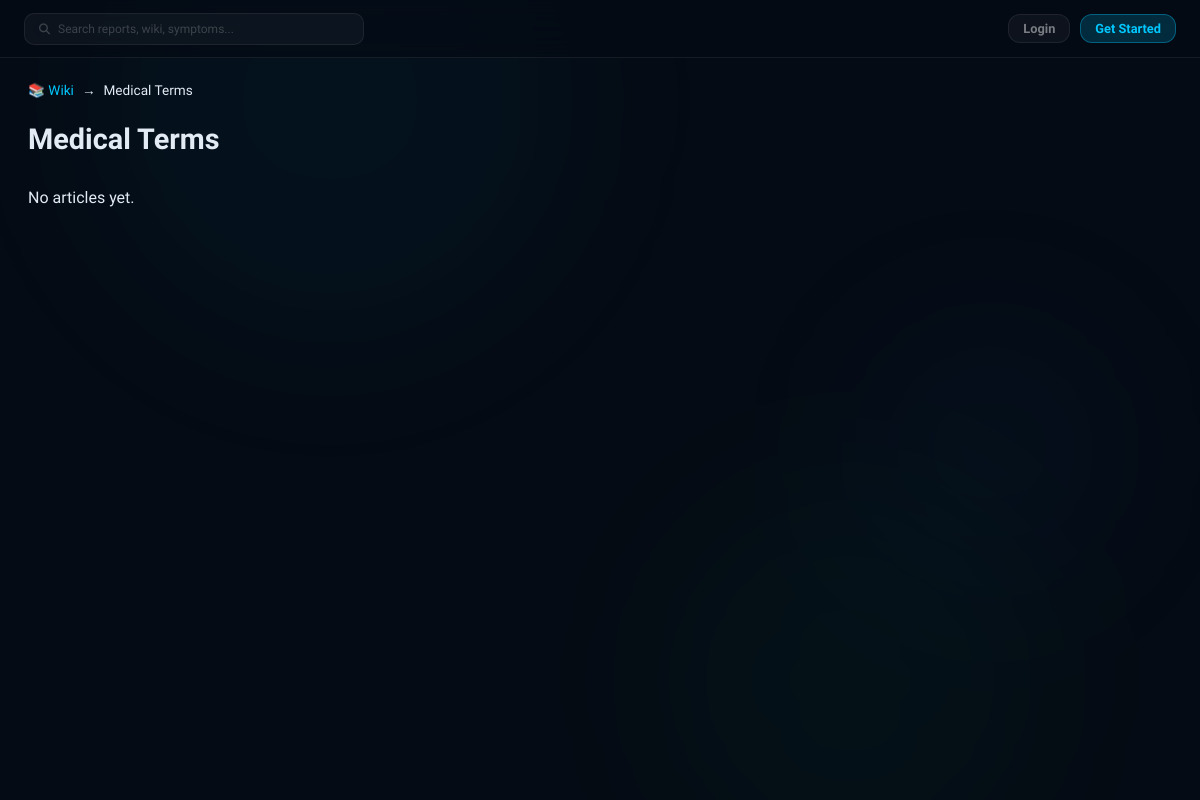
Page /wiki/type/term/ on the earlier database version.
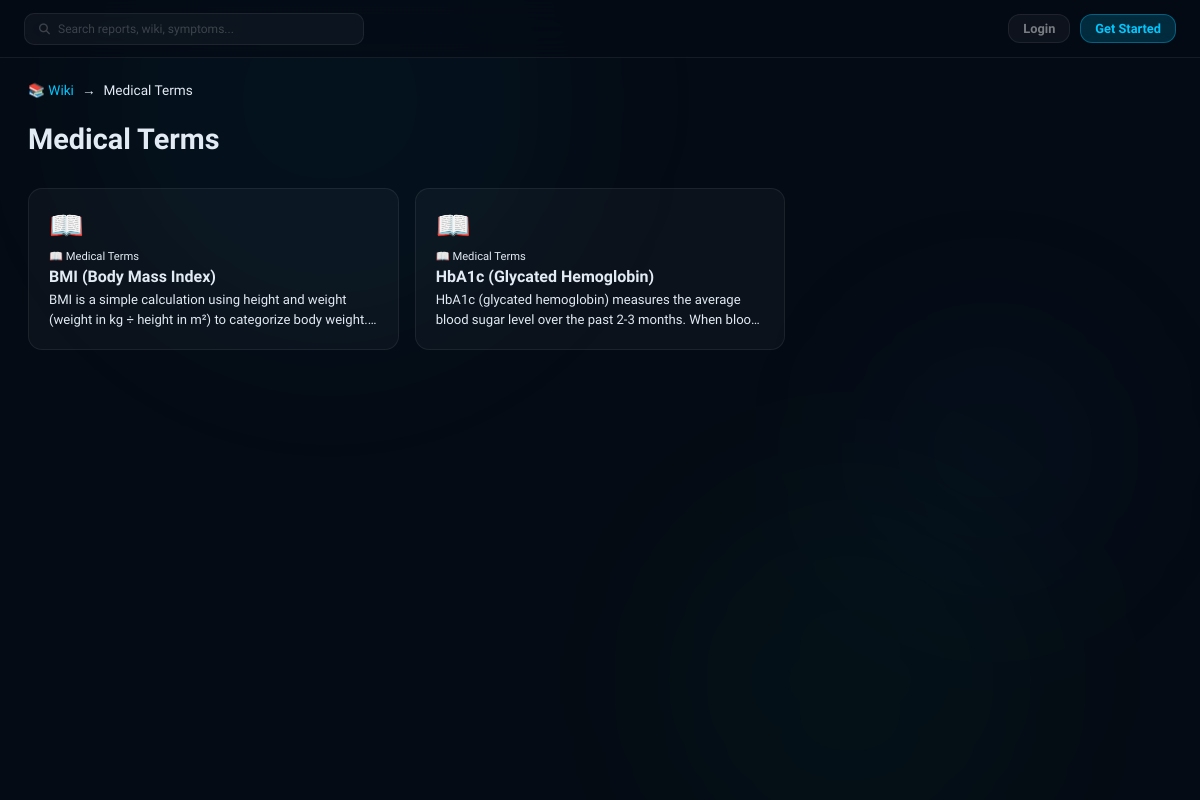
Same page on the later database version.
### wiki/models.py (models this page shows, shortened)
class WikiCategory(models.Model):
    name = models.CharField(max_length=100)
    slug = models.SlugField(unique=True)
    icon = models.CharField(max_length=10, default='📋')
    description = models.TextField(blank=True)
    order = models.IntegerField(default=0)
    class Meta:
        ordering = ['order', 'name']
        verbose_name_plural = 'Wiki Categories'

class WikiArticle(models.Model):
    ARTICLE_TYPES = [
        ('disease', 'Disease / Condition'),
        ('term', 'Medical Term'),
        ('drug', 'Drug / Medication'),
    ]
    title = models.CharField(max_length=255)
    slug = models.SlugField(unique=True)
    article_type = models.CharField(max_length=20, choices=ARTICLE_TYPES, default='disease')
    category = models.ForeignKey(WikiCategory, on_delete=models.SET_NULL, null=True, blank=True, related_name='articles')
    icon = models.CharField(max_length=10, default='📋')
    overview = models.TextField()
    symptoms = models.TextField(blank=True)
    causes = models.TextField(blank=True)
    risk_factors = models.TextField(blank=True)
    treatments = models.TextField(blank=True)
    medications = models.TextField(blank=True)
    prevention = models.TextField(blank=True)
    lifestyle_tips = models.TextField(blank=True)
    when_to_see_doctor = models.TextField(blank=True)
    related_tests = models.TextField(blank=True)
    tags = models.CharField(max_length=500, blank=True)
    is_featured = models.BooleanField(default=False)
    created_at = models.DateTimeField(auto_now_add=True)
    updated_at = models.DateTimeField(auto_now=True)
    class Meta:
        ordering = ['title']

### wiki/views.py (the view)
# urls.py: path('wiki/type/<str:article_type>/', views.wiki_type, name='wiki_type'),
def wiki_type(request, article_type):
    type_labels = {'disease': 'Diseases & Conditions', 'term': 'Medical Terms', 'drug': 'Drugs & Medications'}
    articles = WikiArticle.objects.filter(article_type=article_type)
    return render(request, 'wiki/wiki_type.html', {
        'articles': articles,
        'type_label': type_labels.get(article_type, article_type.title()),
        'article_type': article_type,
    })

### templates/wiki/wiki_type.html (shortened to what this page needs)
{% extends 'base.html' %}
{% block content %}
<div class="main-content">
    <div style="display:flex;gap:8px;align-items:center;margin-bottom:1.5rem;font-size:0.85rem;color:var(--text-muted)">
        <a href="{% url 'wiki_home' %}" style="color:var(--accent);text-decoration:none">📚 Wiki</a> → <span>{{ type_label }}</span>
    </div>
    <h1 style="font-size:1.8rem;font-weight:700;margin-bottom:2rem">{{ type_label }}</h1>
    <div style="display:grid;grid-template-columns:repeat(auto-fill,minmax(280px,1fr));gap:1rem">
        {% for article in articles %}
        <a href="{% url 'wiki_article' article.slug %}" style="background:var(--surface);border:1px solid var(--border);border-radius:14px;padding:1.25rem;text-decoration:none;color:inherit;display:block;transition:all 0.25s" onmouseover="this.style.borderColor='rgba(0,200,255,0.3)';this.style.transform='translateY(-2px)'" onmouseout="this.style.borderColor='var(--border)';this.style.transform='none'">
            <div style="font-size:1.75rem;margin-bottom:0.5rem">{{ article.icon }}</div>
            {% if article.category %}<div style="font-size:0.7rem;color:var(--text-muted);margin-bottom:4px">{{ article.category.icon }} {{ article.category.name }}</div>{% endif %}
            <div style="font-weight:700;margin-bottom:4px">{{ article.title }}</div>
            <div style="font-size:0.82rem;color:var(--text-muted);line-height:1.5;overflow:hidden;display:-webkit-box;-webkit-line-clamp:2;-webkit-box-orient:vertical">{{ article.overview|truncatewords:20 }}</div>
        </a>
        {% empty %}
        <p style="color:var(--text-muted)">No articles yet.</p>
        {% endfor %}
    </div>
</div>
{% endblock %}

### templates/base.html (shortened to what this page needs)
<!DOCTYPE html>
<html lang="en">
<head>
    <link rel="stylesheet" href="https://cdnjs.cloudflare.com/ajax/libs/font-awesome/6.5.0/css/all.min.css">
</head>
<body id="body">
    <div class="blobs">
        <div class="blob blob1"></div>
        <div class="blob blob2"></div>
        <div class="blob blob3"></div>
    </div>
    <div class="layout-wrapper" id="layout-wrapper" style="{% if not user.is_authenticated %}margin-left:0{% endif %}">
        <nav class="topbar">
            <div class="search-glass">
                <span><i class="fas fa-search" style="font-size:11px"></i></span>
                <span>Search reports, wiki, symptoms...</span>
            </div>
            <div class="topbar-right">
                {% if user.is_authenticated %}
                <a href="{% url 'upload_report' %}" class="btn btn-primary btn-sm">
                    <i class="fas fa-upload"></i> Upload
                </a>
                <a href="{% url 'profile' %}" class="user-glass">
                    <div class="avatar">{{ user.first_name|first|upper|default:user.username|first|upper }}</div>
                    <div class="user-name">{{ user.first_name|default:user.username }}</div>
                </a>
                <a href="{% url 'logout' %}" class="notif-btn" title="Logout">
                    <i class="fas fa-sign-out-alt" style="font-size:13px"></i>
                </a>
                {% else %}
                <a href="{% url 'login' %}" class="btn btn-outline btn-sm">Login</a>
                <a href="{% url 'register' %}" class="btn btn-primary btn-sm">Get Started</a>
                {% endif %}
            </div>
        </nav>
        {% block content %}{% endblock %}
    </div>
</body>

### templates/base.html (style rules this page uses)
:root { --bg: #050b14; --glass: rgba(13,24,37,0.6); --glass2: rgba(255,255,255,0.04); --glass3: rgba(255,255,255,0.03); --border: rgba(255,255,255,0.07); --border2: rgba(255,255,255,0.11); --accent: #00c8ff; --accent2: #00ff9d; --accent3: #ff6b6b; --warn: #ffb347; --text: #e2eaf4; --muted: rgba(255,255,255,0.45); --dim: rgba(255,255,255,0.2); --faint: rgba(255,255,255,0.08); --font: 'Sora', sans-serif; --surface: rgba(255,255,255,0.03); --surface2: rgba(255,255,255,0.05); --radius: 12px; --shadow: 0 4px 16px rgba(0,0,0,0.3); --mono: 'Space Mono', monospace; --blur: blur(20px); --blur-sm: blur(12px); --r: 12px; --r-lg: 16px; --sidebar-w: 220px; }
*, *::before, *::after { box-sizing: border-box; margin: 0; padding: 0; }
html { scroll-behavior: smooth; }
body { font-family: var(--font); background: var(--bg); color: var(--text); min-height: 100vh; display: flex; overflow-x: hidden; }
.blobs { position: fixed; inset: 0; pointer-events: none; z-index: 0; overflow: hidden; }
.blob { position: absolute; border-radius: 50%; filter: blur(90px); opacity: 0.6; }
.blob1 { width:500px;height:500px;background:rgba(0,200,255,0.07);top:-150px;left:80px; }
.blob2 { width:400px;height:400px;background:rgba(0,255,157,0.05);bottom:-80px;right:150px; }
.blob3 { width:300px;height:300px;background:rgba(0,150,255,0.06);top:300px;right:60px; }
.layout-wrapper { margin-left: var(--sidebar-w); flex: 1; display: flex; flex-direction: column; min-height: 100vh; position: relative; z-index: 1; transition: margin-left 0.35s cubic-bezier(0.4,0,0.2,1); }
body.no-sidebar .layout-wrapper { margin-left: 0; }
.topbar { position: sticky; top: 0; z-index: 50; height: 58px; background: rgba(5,11,20,0.7); backdrop-filter: var(--blur); -webkit-backdrop-filter: var(--blur); border-bottom: 0.5px solid var(--border); display: flex; align-items: center; padding: 0 24px; gap: 14px; }
.search-glass { flex: 1; max-width: 340px; background: var(--glass2); border: 0.5px solid var(--border); border-radius: 10px; padding: 8px 14px; display: flex; align-items: center; gap: 8px; transition: all 0.2s; }
.search-glass span { font-size: 12px; color: var(--dim); }
.topbar-right { margin-left:auto; display:flex; align-items:center; gap:10px; }
.topbar-right a { text-decoration: none; }
.main-content { padding: 24px 28px; flex: 1; }
.btn { display:inline-flex; align-items:center; gap:8px; padding:10px 20px; border-radius:var(--r); font-family:var(--font); font-size:0.875rem; font-weight:600; cursor:pointer; transition:all 0.25s; text-decoration:none; border:none; }
.btn-primary { background: rgba(0,200,255,0.18); color: var(--accent); border: 0.5px solid rgba(0,200,255,0.35); backdrop-filter: var(--blur-sm); }
.btn-outline { background: var(--glass2); color: var(--muted); border: 0.5px solid var(--border); }
.btn-sm { padding:6px 14px; font-size:0.8rem; }

Differences in the rows shown:
added WikiCategory: name "Medical Terms"
added WikiArticle: icon "📖", category.icon "📖", category.name "Medical Terms", title "BMI (Body Mass Index)", overview "BMI is a simple calculation using height and weight (weight in kg ÷ height in m²) to categorize body…"
added WikiArticle: icon "📖", category.icon "📖", category.name "Medical Terms", title "HbA1c (Glycated Hemoglobin)", overview "HbA1c (glycated hemoglobin) measures the average blood sugar level over the past 2-3 months. When…"
Other differences:
{{ type_label }}: "Medical Terms" → (not shown)
text no longer shown: "No articles yet."
